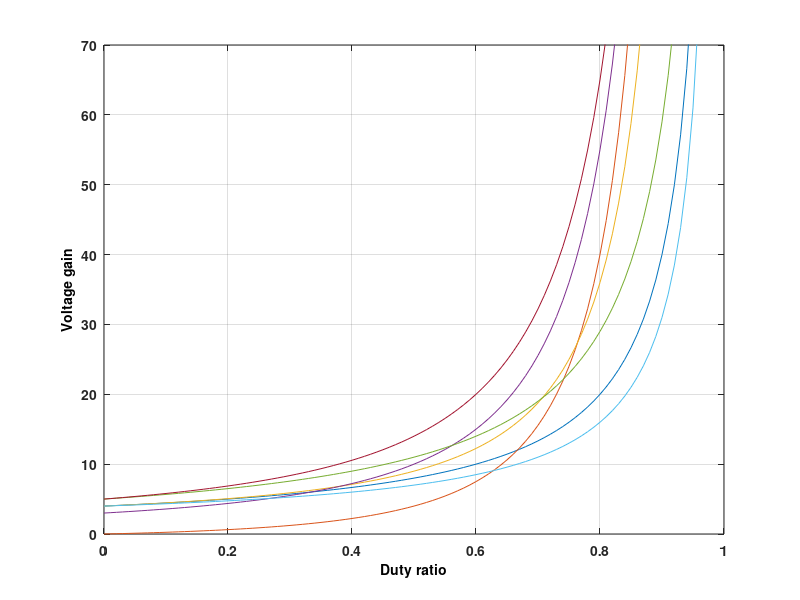

This chart was generated by the following MATLAB code:

D=0:0.01:1;
 a=((4)./(1-D));
 b=(2.*D)./((1-D).^2);
 c=((2-D).^2)./((1-D).^2);
 d=(3-D)./((1-D).^2);
 e=(5+D)./(1-D);
 f=(4-D)./(1-D);
 g=(5-3.*D)./((1-D).^2);

plot(D,a);
hold on
plot(D,b);
 hold on
plot(D,c);
hold on
plot(D,d);
hold on
plot(D,e);
hold on
plot(D,f);
hold on
plot(D,g);
hold on

ylim([0 70]);
ylabel('Voltage gain','fontweight','bold', 'FontSize', 10,'Color','k');
xlabel('Duty ratio','fontweight','bold', 'FontSize', 10,'Color','k');
grid on;
set(gca,'fontweight','bold','fontsize',10)
